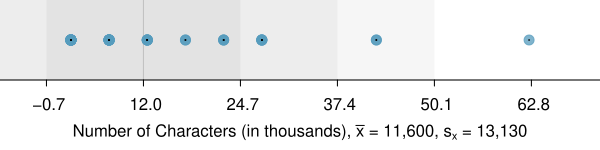

Write the R code that produced this figure.
library(openintro)
data(email50)
data(COL)
d <- email50$num_char
mean(d)
sd(d)


myPDF("sdAsRuleForEmailHist.pdf",1.1 * 5.5, 3.3,
      mar = c(3.5, 3.5, 0.15, 1),
      mgp = c(2.4, 0.7, 0))
histPlot(email50$num_char, breaks = 12,
        xlab = expression(
            paste("Number of Characters (in thousands), ",
                  bar(x), " = 11,600, ", s[x],
                  " = 13,130")),
         ylab = "Frequency", ylim = c(0, 23), col = COL[1],
         border = COL[5], xlim = c(0, 70))
axis(1, at = seq(5, 65, 10), labels = rep("", 7),
     tcl = -0.15)
d     <- 5 * (round(email50$num_char / 5 - 0.5) + 0.5)
steps <- seq(2.5, 67.5, length.out = 14)
ch    <- rep(0, length(steps))
for (i in 1:length(steps)) {
  ch[i] <- sum(d <= steps[i] + 1)
}
m <- round(mean(d), 1)
s <- round(sd(d), 1)
abline(v = m, col = COL[7])
rect(m - s, -5, m + s, 20,
     col = '#00000025', border = '#00000000')
rect(m + s, -5, m + 2 * s, 20,
     col = '#00000015', border = '#00000000')
rect(m - s, -5, m - 2 * s, 20,
     col = '#00000015', border = '#00000000')



dev.off()


myPDF("sdAsRuleForEmailNumChar.pdf", 6, 1.5,
      mar = c(3.5, 0, 0, 0), mgp = c(2.2, 0.7, 0))
dotPlot(d, col = COL[1, 2], pch = 20, cex = 2,
        xlim = range(d) + sd(d) / 2 * c(-1, 1),
        axes = FALSE,
        xlab = expression(
            paste("Number of Characters (in thousands), ",
                  bar(x), " = 11,600, ", s[x],
                  " = 13,130")),
        type='n')
m <- round(mean(d), 1)
s <- round(sd(d), 1)
abline(v = m, col = COL[7])
rect(m - s, -5, m + s, 5,
     col = '#0000001C', border = '#00000000')
rect(m + s, -5, m + 2 * s, 5,
     col = '#00000012', border = '#00000000')
rect(m - s, -5, m - 2 * s, 5,
     col = '#00000012', border = '#00000000')
rect(m + 2 * s, -5, m + 3 * s, 5,
     col = '#0000000A', border = '#00000000')
rect(m - 2 * s, -5, m - 3 * s, 5,
     col = '#0000000A', border = '#00000000')
dotPlot(d, col = COL[1, 2], pch = 20, cex = 2,
        add = TRUE, axes = FALSE)
dotPlot(d, col = 1, pch = ".", add = TRUE, axes = FALSE)
axis(1, at = m + s * (-3:7),
     labels = format(m + s * (-3:7)))


dev.off()

sum(d > m - s & d < m + s) / length(d)
sum(d > m - 2 * s & d < m + 2 * s) / length(d)
